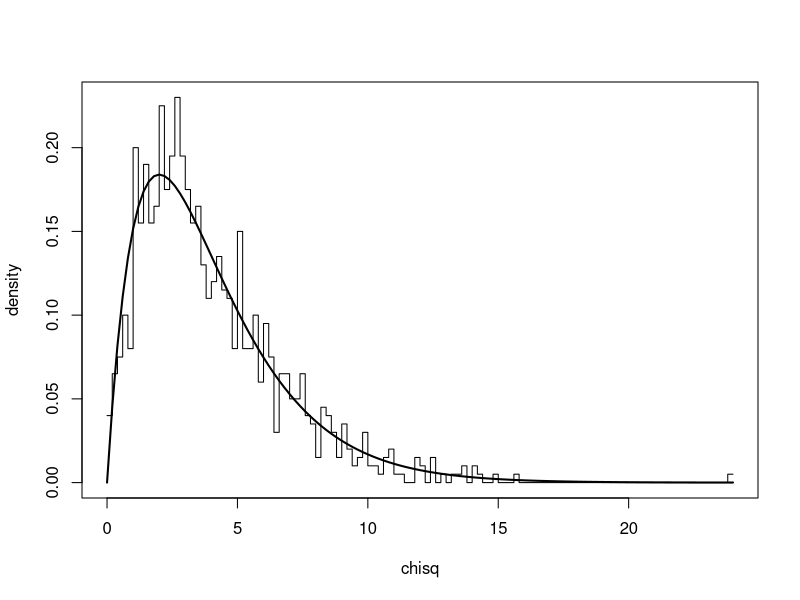

R code for this plot:
## ---- chunk 1
n <- 1000
m <- 5
dof <- m - 1
chisq <- rchisq(n, dof)
h <- hist(chisq, breaks = 100, plot = FALSE)
plot(c(h$breaks[1], rep(h$breaks[2:(length(h$breaks)-1)], each = 2),
       h$breaks[length(h$breaks)]), rep(h$density, each = 2),
  xlab = "chisq", ylab = "density", type="l")
lines(h$breaks, dchisq(h$breaks, dof), lw = 2)
